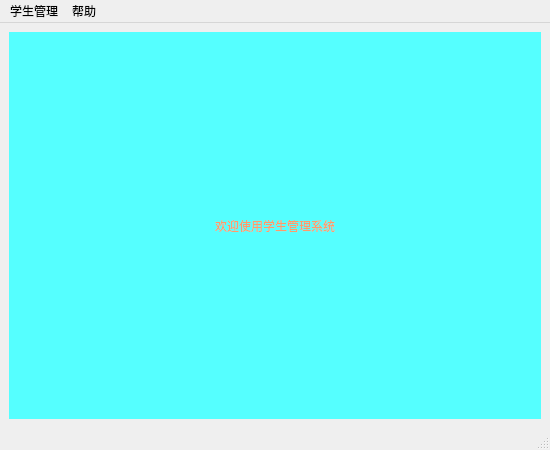
<?xml version="1.0" encoding="UTF-8"?>
<ui version="4.0">
 <class>MainWindow</class>
 <widget class="QMainWindow" name="MainWindow">
  <property name="geometry">
   <rect>
    <x>0</x>
    <y>0</y>
    <width>550</width>
    <height>450</height>
   </rect>
  </property>
  <property name="windowTitle">
   <string>学生管理系统</string>
  </property>
  <widget class="QWidget" name="centralwidget">
   <layout class="QHBoxLayout" name="horizontalLayout">
    <item>
     <widget class="QLabel" name="LB_main">
      <property name="styleSheet">
       <string notr="true">font: 38pt &quot;宋体&quot;;
background-color: rgb(85, 255, 255);
color: rgb(255, 155, 105);</string>
      </property>
      <property name="text">
       <string>欢迎使用学生管理系统</string>
      </property>
      <property name="alignment">
       <set>Qt::AlignCenter</set>
      </property>
     </widget>
    </item>
   </layout>
  </widget>
  <widget class="QMenuBar" name="menubar">
   <property name="geometry">
    <rect>
     <x>0</x>
     <y>0</y>
     <width>550</width>
     <height>23</height>
    </rect>
   </property>
   <widget class="QMenu" name="menu">
    <property name="title">
     <string>学生管理</string>
    </property>
    <addaction name="actionaddstu"/>
    <addaction name="actionquerystu"/>
   </widget>
   <widget class="QMenu" name="menu_2">
    <property name="title">
     <string>帮助</string>
    </property>
    <addaction name="actionhelp"/>
   </widget>
   <addaction name="menu"/>
   <addaction name="menu_2"/>
  </widget>
  <widget class="QStatusBar" name="statusbar"/>
  <action name="actionaddstu">
   <property name="text">
    <string>addstu</string>
   </property>
  </action>
  <action name="actionquerystu">
   <property name="text">
    <string>querystu</string>
   </property>
  </action>
  <action name="actionhelp">
   <property name="text">
    <string>help</string>
   </property>
  </action>
 </widget>
 <resources/>
 <connections/>
</ui>
